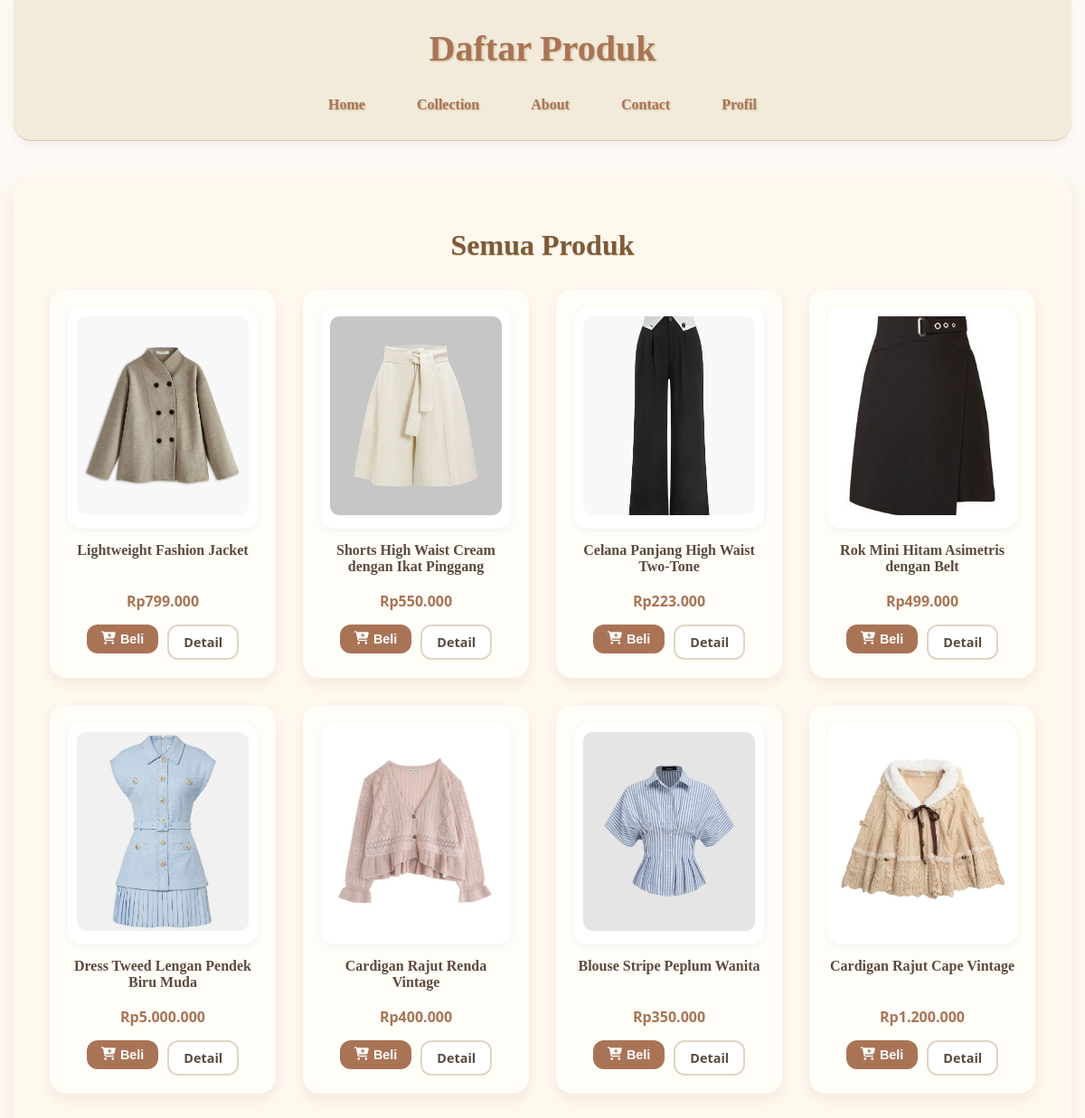
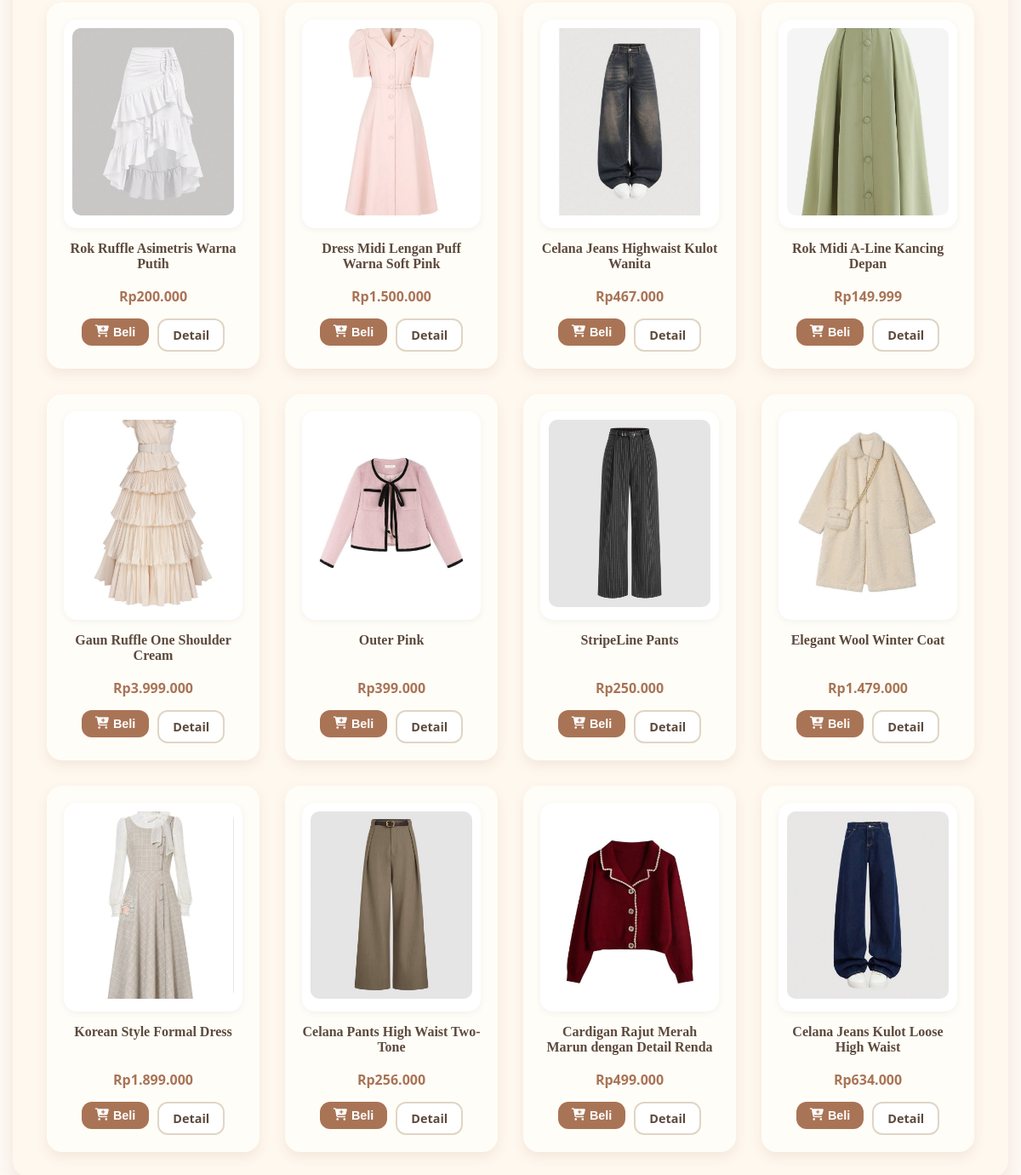
Screenshot of /collection.php with the database file from the repository (2 pictures, top to bottom).
### tables this page shows
CREATE TABLE IF NOT EXISTS `produk` (
  `id` int NOT NULL AUTO_INCREMENT,
  `nama` varchar(100) DEFAULT NULL,
  `harga` int DEFAULT NULL,
  `gambar` varchar(100) DEFAULT NULL,
  `deskripsi` text,
  `stok` int DEFAULT NULL,
  PRIMARY KEY (`id`)
);

### collection.php (the view, shortened to what this page needs)
<?php include 'koneksi.php'; ?>
<!DOCTYPE html>
<html lang="id">
<head>
    <link rel="stylesheet" href="https://cdnjs.cloudflare.com/ajax/libs/font-awesome/6.5.0/css/all.min.css" />
</head>
<body>
    <header class="main-header">
        Daftar Produk
        <nav>
            <a href="index.php">Home</a>
            <a href="collection.php">Collection</a>
            <a href="about.php">About</a>
            <a href="contact.php">Contact</a>
            <a href="profil.php">Profil</a>
        </nav>
    </header>
    <main>
        <h2>Semua Produk</h2>
        <div class="product-grid">
            <?php
            $query = "SELECT * FROM produk ORDER BY id DESC";
            $result = mysqli_query($koneksi, $query);
            if ($result && mysqli_num_rows($result) > 0) {
                while ($row = mysqli_fetch_assoc($result)) {
                    echo "<div class='product-card'>";
                    echo "<div class='img-wrapper'><img src='image/" . htmlspecialchars($row['gambar']) . "' alt='" . htmlspecialchars($row['nama']) . "'></div>";
                    echo "<h4>" . htmlspecialchars($row['nama']) . "</h4>";
                    echo "<div class='price'>Rp" . number_format($row['harga'], 0, ',', '.') . "</div>";
                    echo "<div class='button-row'>";
                    echo "<form action='cart.php' method='POST'>
                            <input type='hidden' name='id_produk' value='" . htmlspecialchars($row['id']) . "'>
                            <button type='submit' class='btn-beli'><i class='fas fa-cart-plus'></i> Beli</button>
                          </form>";
                    echo "<a href='detail.php?id=" . htmlspecialchars($row['id']) . "' class='btn-detail'></i> Detail</a>";
                    echo "</div>";
                    echo "</div>";
                }
            } else {
                echo "<p style='text-align:center;'>Belum ada produk yang tersedia.</p>";
            }
            ?>
        </div>
    </main>
</body>
</html>

### collection.php (style rules this page uses)
body { font-family: 'Segoe UI', Tahoma, Geneva, Verdana, sans-serif; margin: 0; background-color: #fef9f4; color: #5c4a3d; padding: 0 15px; }
.main-header { background-color: #f2eadb; padding: 30px 20px 20px; text-align: center; border-bottom: 1px solid #d8cbb1; border-radius: 0 0 20px 20px; box-shadow: 0 4px 10px rgba(0,0,0,0.05); color: #a97456; font-family: 'Georgia', serif; font-size: 2.5rem; font-weight: 700; text-shadow: 1px 1px 2px #cbb991; }
nav { margin-top: 20px; display: flex; justify-content: center; gap: 25px; font-weight: 600; font-size: 16px; }
nav a { color: #a97456; padding: 10px 16px; border-radius: 12px; text-decoration: none; transition: background-color 0.3s ease, color 0.3s ease; }
main { max-width: 1100px; margin: 40px auto 60px; background: #fff8ef; padding: 30px 40px; border-radius: 20px; box-shadow: 0 8px 20px rgba(167, 116, 86, 0.15); }
main h2 { font-family: 'Georgia', serif; font-size: 2rem; margin-bottom: 30px; color: #7f5a38; text-align: center; text-shadow: 0 1px 1px #d9cbb2; }
.product-grid { display: grid; grid-template-columns: repeat(auto-fit, minmax(220px, 1fr)); gap: 30px; margin-top: 30px; }
.product-card { background-color: #fffdf8; border-radius: 18px; padding: 20px; box-shadow: 0 6px 14px rgba(167, 116, 86, 0.12); text-align: center; transition: 0.3s ease; }
.img-wrapper { background: #fff; padding: 10px; border-radius: 15px; box-shadow: 0 2px 8px rgba(0,0,0,0.05); margin-bottom: 15px; }
.product-card img { width: 100%; height: 220px; object-fit: cover; border-radius: 10px; }
.product-card h4 { font-size: 1rem; margin: 12px 0 6px; color: #5c4a3d; font-family: 'Georgia', serif; min-height: 48px; }
.product-card .price { font-weight: bold; color: #a97456; font-size: 1rem; margin-bottom: 15px; }
.button-row { display: flex; justify-content: center; gap: 10px; flex-wrap: wrap; }
.btn-beli, .btn-detail { padding: 8px 16px; border-radius: 12px; font-weight: bold; font-size: 0.9rem; display: inline-flex; align-items: center; gap: 5px; cursor: pointer; text-decoration: none; transition: 0.3s ease; }
.btn-beli { background-color: #a97456; color: white; border: none; }
.btn-detail { background-color: #ffffff; color: #5c4a3d; border: 2px solid #e0d5c5; }

### rows the page displays
produk: gambar (picture), nama "Lightweight Fashion Jacket", harga "799.000"
produk: gambar (picture), nama "Shorts High Waist Cream dengan Ikat Pinggang", harga "550.000"
produk: gambar (picture), nama "Celana Panjang High Waist Two-Tone", harga "223.000"
produk: gambar (picture), nama "Rok Mini Hitam Asimetris dengan Belt", harga "499.000"
produk: gambar (picture), nama "Dress Tweed Lengan Pendek Biru Muda", harga "5.000.000"
produk: gambar (picture), nama "Cardigan Rajut Renda Vintage", harga "400.000"
produk: gambar (picture), nama "Blouse Stripe Peplum Wanita", harga "350.000"
produk: gambar (picture), nama "Cardigan Rajut Cape Vintage", harga "1.200.000"
produk: gambar (picture), nama "Rok Ruffle Asimetris Warna Putih", harga "200.000"
produk: gambar (picture), nama "Dress Midi Lengan Puff Warna Soft Pink", harga "1.500.000"
produk: gambar (picture), nama "Celana Jeans Highwaist Kulot Wanita", harga "467.000"
produk: gambar (picture), nama "Rok Midi A-Line Kancing Depan", harga "149.999"
produk: gambar (picture), nama "Gaun Ruffle One Shoulder Cream", harga "3.999.000"
produk: gambar (picture), nama "Outer Pink", harga "399.000"
produk: gambar (picture), nama "StripeLine Pants", harga "250.000"
produk: gambar (picture), nama "Elegant Wool Winter Coat", harga "1.479.000"
produk: gambar (picture), nama "Korean Style Formal Dress", harga "1.899.000"
produk: gambar (picture), nama "Celana Pants High Waist Two-Tone", harga "256.000"
produk: gambar (picture), nama "Cardigan Rajut Merah Marun dengan Detail Renda", harga "499.000"
produk: gambar (picture), nama "Celana Jeans Kulot Loose High Waist", harga "634.000"
